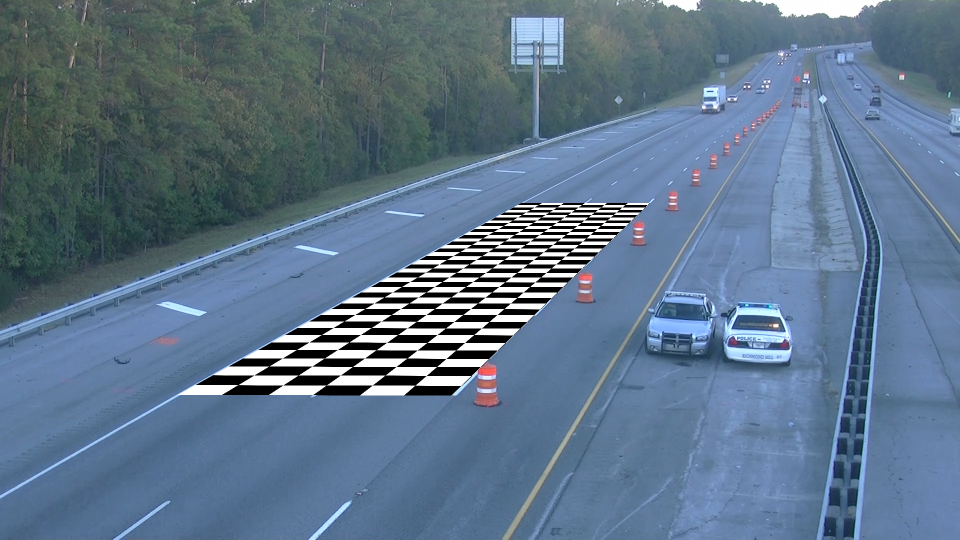
#> input picture transformation/betterCheckb.png, 1920 x 1080 px (shown at 1/2 size)
$ python transform.py
#> lines starting #> are read from the running program, lines starting #| are printed output that depends on the picture
#> in main, img is the input picture: shape (1080, 1920, 3); mean B, G, R 138.8, 116.7, 94.3
import cv2
import numpy as np

def transform(img):
    img = cv2.cvtColor(img, cv2.COLOR_BGR2GRAY)
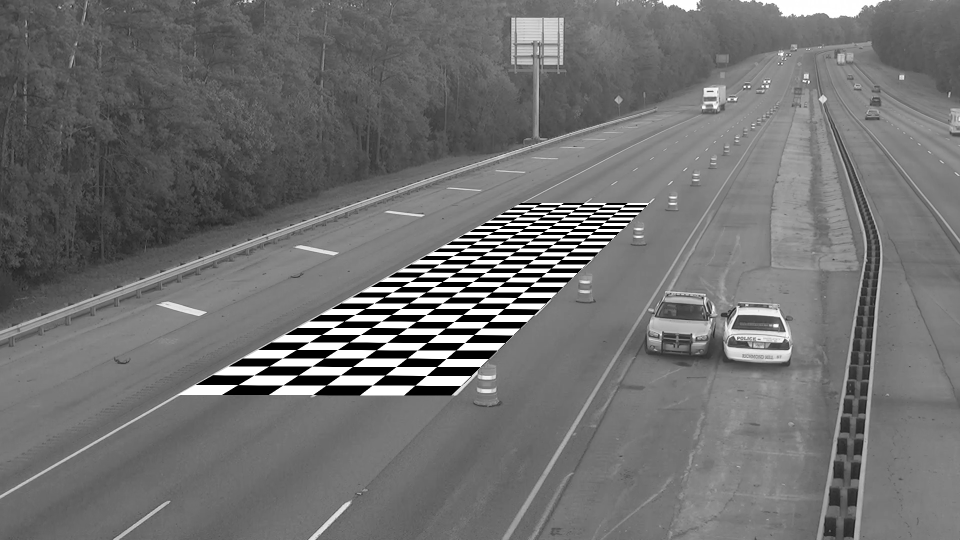
#> img: shape (1080, 1920) (shown at 1/2 size); min 0, max 255, mean 112.5

    # pixel coordinates of calibration checkerbox corners in original picture
    myFrom = np.float32([
            [1042, 406],
            [1299, 406],
            [903, 791],
            [356, 790],
        ])

    # side length of a square
    sL = 40
    # width and height of output transformed image
    tW = 2000
    tH = 2000

    # pixel coordinates of the calibration checkerbox corners in output transformed image
    myTo = np.float32([
            [tW/2 - 3*sL, tH/2 - 20*sL],
            [tW/2 + 3*sL, tH/2 - 20*sL],
            [tW/2 + 3*sL, tH/2 + 20*sL],
            [tW/2 - 3*sL, tH/2 + 20*sL],
        ])

    # Get transformation matrix
    tMat = cv2.getPerspectiveTransform(myFrom,myTo)

    # warp input image with transformation matrix (use this to warp detected centroids)
    dst = cv2.warpPerspective(img, tMat, (tW, tW))
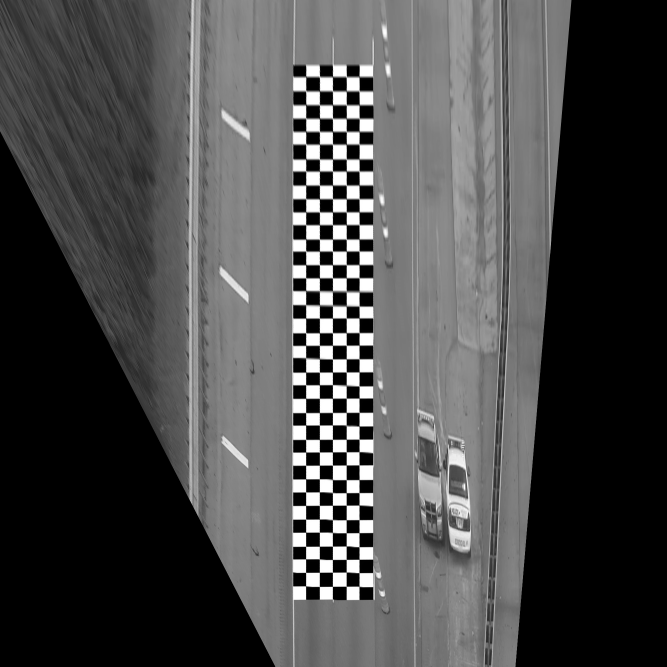
#> dst: shape (2000, 2000) (shown at 1/3 size); min 0, max 255, mean 74.5

    return (tMat, dst)

def main():
    img = cv2.imread('betterCheckb.png')
    transformationMatrix, sampleTransform = transform(img)
#> transformationMatrix = [[-4.57, -20.78, 8914.3], [-0.00461, -46.08, 17739.3], [-2.31e-05, -0.0144, 1]]
    cv2.imshow("transformed", sampleTransform)
    cv2.waitKey()

if __name__ == '__main__':
    main()

$ run again, with transformation/raw.png copied over transformation/betterCheckb.png
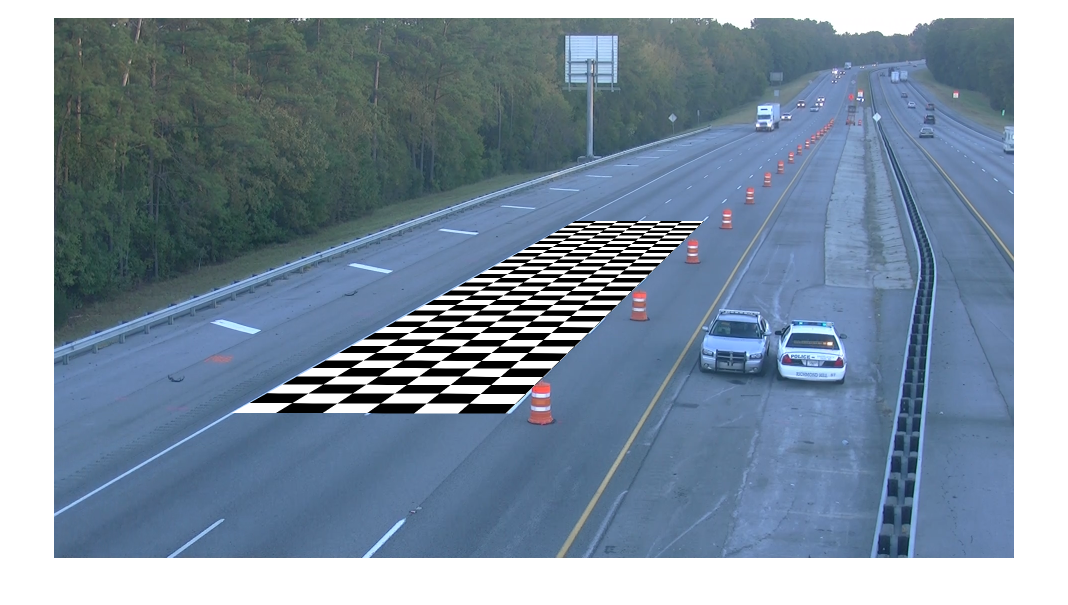
#> input picture transformation/raw.png, 2136 x 1210 px (shown at 1/2 size)
#> in main, img is the input picture: shape (1210, 2136, 3); mean B, G, R 161.8, 144, 126.1
#> in transform, `img = cv2.cvtColor(img, cv2.COLOR_BGR2GRAY)`:
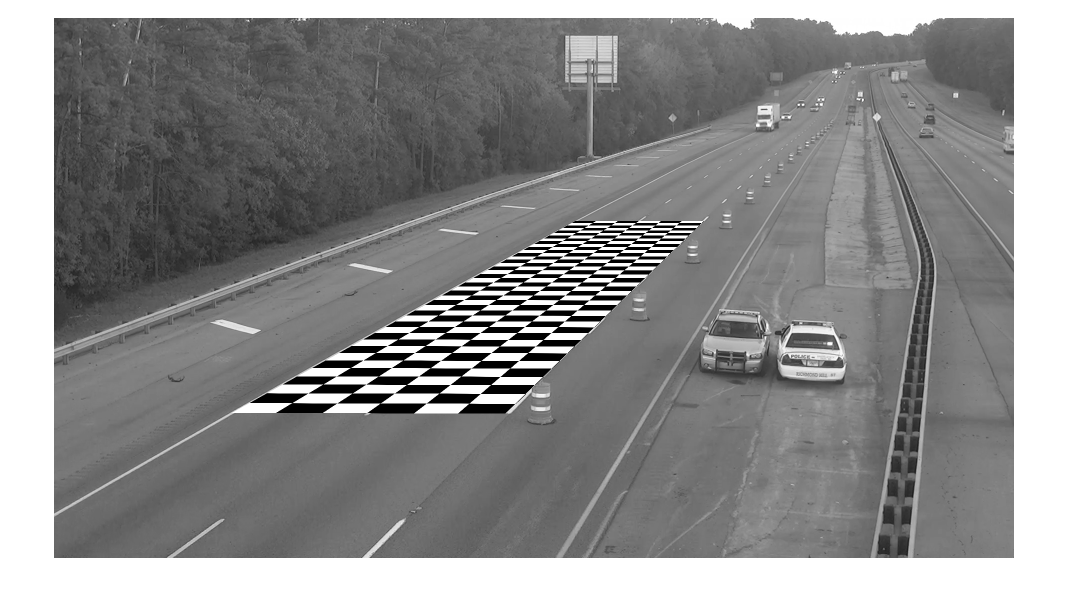
#> img: shape (1210, 2136) (shown at 1/2 size); min 0, max 255, mean 140.7
#> in transform, `dst = cv2.warpPerspective(img, tMat, (tW, tW))`:
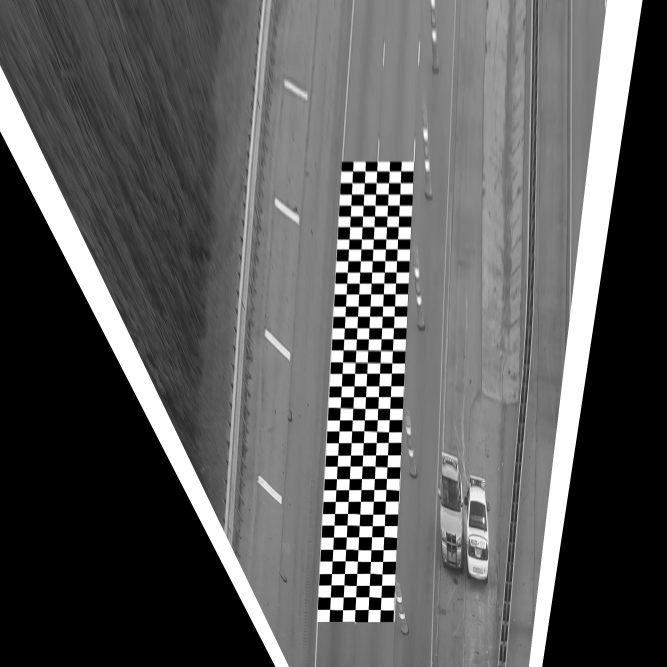
#> dst: shape (2000, 2000) (shown at 1/3 size); min 0, max 255, mean 91
#> transformationMatrix = [[-4.57, -20.78, 8914.3], [-0.00461, -46.08, 17739.3], [-2.31e-05, -0.0144, 1]]

$ run again, with transformation/transformed.png copied over transformation/betterCheckb.png
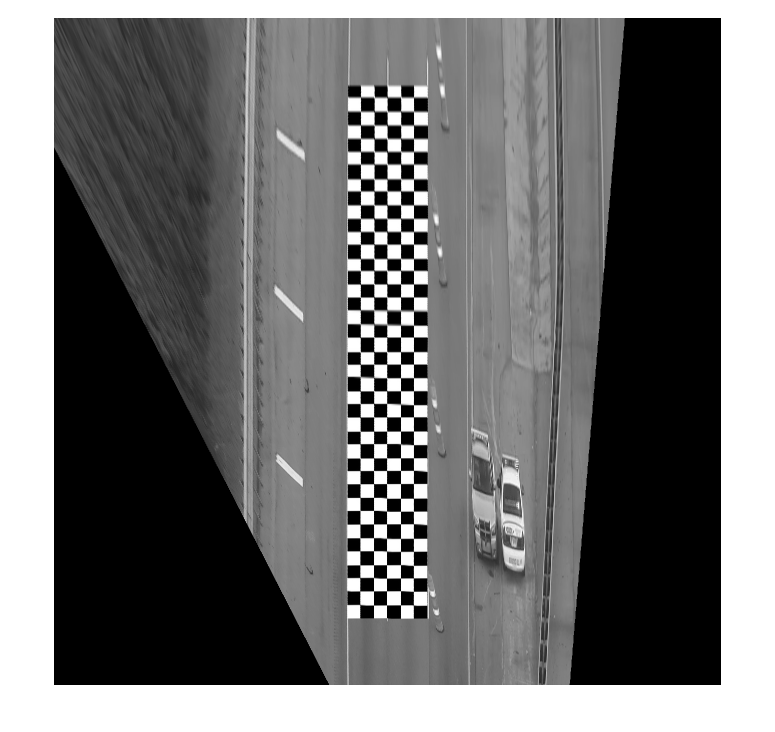
#> input picture transformation/transformed.png, 1550 x 1464 px (shown at 1/2 size)
#> in main, img is the input picture: shape (1464, 1550, 3); min 0, max 255, mean 113.1
#> img: shape (1464, 1550)
#> in transform, `dst = cv2.warpPerspective(img, tMat, (tW, tW))`:
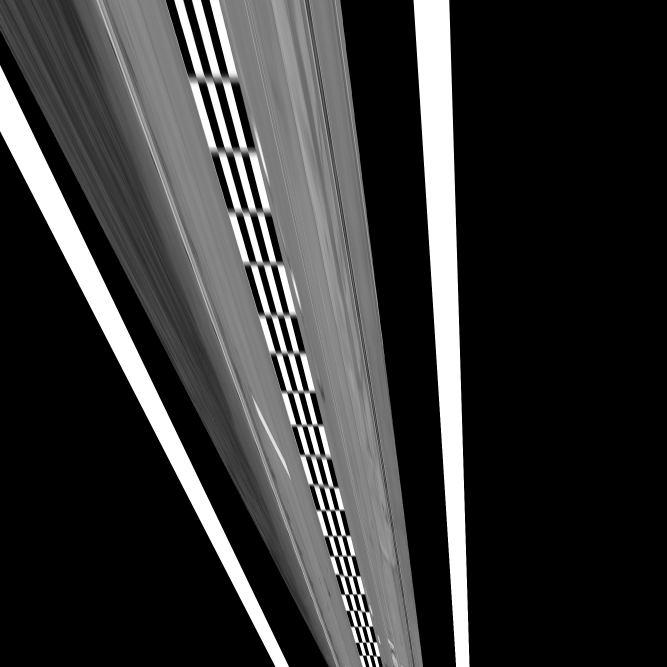
#> dst: shape (2000, 2000) (shown at 1/3 size); min 0, max 255, mean 54.7
#> transformationMatrix = [[-4.57, -20.78, 8914.3], [-0.00461, -46.08, 17739.3], [-2.31e-05, -0.0144, 1]]
